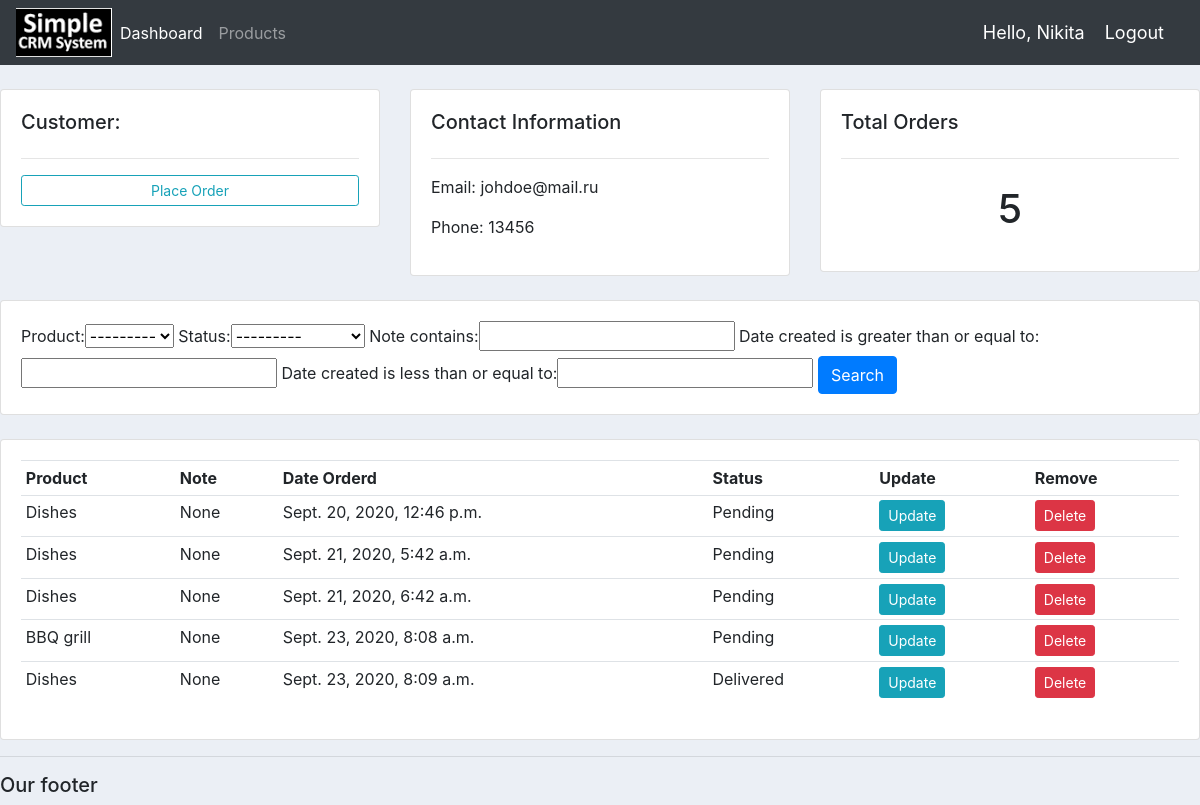
The app's page /customer/1/ (signed in) with its own data.
### crm_app/models.py (models this page shows, shortened)
class Customer(models.Model):
    user = models.OneToOneField(User, null = True, blank = True, on_delete = models.CASCADE)
    name = models.CharField(max_length = 200, null = True)
    phone = models.CharField(max_length = 200, null = True)
    email = models.CharField(max_length = 200, null = True)
    profile_pic = models.ImageField(default = "logo4.jpg", null = True, blank = True)
    date_created = models.DateTimeField(auto_now_add= True, null = True)

class Order(models.Model):
    STATUS = (
        ('Pending', 'Pending'),
        ('Out of delivery', 'Out of delivery'),
        ('Delivered', 'Delivered'),
        )
    customer = models.ForeignKey(Customer, null = True, on_delete = models.SET_NULL)
    product = models.ForeignKey(Product, null = True, on_delete = models.SET_NULL)
    date_created = models.DateTimeField(auto_now_add= True, null = True)
    status = models.CharField(max_length = 200, null = True, choices = STATUS)
    note = models.CharField(max_length= 1000, null =True)

class Product(models.Model):
    CATEGORY = (
        ('Indoor', 'Indoor'),
        ('Out Door', 'Out Door'),
        )
    name = models.CharField(max_length = 200, null = True)
    price = models.FloatField(null = True)
    category = models.CharField(max_length = 200, null = True, choices = CATEGORY)
    desciption = models.CharField(max_length = 200, null = True, blank = True)
    date_created = models.DateTimeField(auto_now_add= True, null = True)
    tags = models.ManyToManyField(Tag)
    def __str__(self):
        return self.name

### crm_app/decorators.py (the view)
        def wapper_func(request, *args, **kwargs):
            group = None
            if request.user.groups.exists():
                group = request.user.groups.all()[0].name
            if group in allowed_roles:
                return view_func(request, *args, **kwargs)
            else:
                return HttpResponse("You are not authorized to view this page")

### crm_app/views.py (called while the page is built)
@login_required(login_url = 'login')
@allowed_users(allowed_roles=['admin'])
def customer(request, pk_test):
    customer = Customer.objects.get(id = pk_test)
    orders = customer.order_set.all()
    order_count = orders.count()
    myFilter = OrderFilter(request.GET, queryset = orders)
    orders = myFilter.qs
    context = {'customer': customer, 'orders': orders, 'order_count': order_count,
    'myFilter': myFilter}
    return render(request,'crm_app/customer.html', context)

### crm_app/templates/crm_app/customer.html
{% extends 'crm_app/main.html' %}
{% block content %}
<br>
<div class="row">
	<div class="col-md">
		<div class="card card-body">
			<h5>Customer:</h5>
			<hr>
			<a class="btn btn-outline-info  btn-sm btn-block" href="{% url 'create_order' customer.id %}">Place Order</a>
		</div>
	</div>
	<div class="col-md">
		<div class="card card-body">
			<h5>Contact Information</h5>
			<hr>
			<p>Email: {{customer.email}}</p>
			<p>Phone: {{customer.phone}}</p>
		</div>
	</div>
	<div class="col-md">
		<div class="card card-body">
			<h5>Total Orders</h5>
			<hr>
			<h1 style="text-align: center;padding: 10px">{{order_count}}</h1>
		</div>
	</div>
</div>
<br>
<div class="row">
	<div class="col">
		<div class="card card-body">
			<form method="get">
				{{myFilter.form}}
		    <button class="btn btn-primary" type="submit">Search</button>
		  </form>
		</div>
	</div>
</div>
<br>
<div class="row">
	<div class="col-md">
		<div class="card card-body">
			<table class="table table-sm">
				<tr>
					<th>Product</th>
					<th>Note</th>
					<th>Date Orderd</th>
					<th>Status</th>
					<th>Update</th>
					<th>Remove</th>
				</tr>
				{% for order in orders %}
				<tr>
					<td>{{order.product}}</td>
					<td>{{order.note}}</td>
					<td>{{order.date_created}}</td>
					<td>{{order.status}}</td>
					<td><a class="btn btn-sm btn-info" href="{% url 'update_order' order.id %}">Update</a></td>
					<td><a class="btn btn-sm btn-danger" href="{% url 'delete_order' order.id %}">Delete</a></td>
				</tr>
				{%  endfor %}
			</table>
		</div>
	</div>
</div>
{% endblock %}

### crm_app/templates/crm_app/navbar.html (shortened to what this page needs)
{% load static %}
<nav class="navbar navbar-expand-lg navbar-dark bg-dark">
  <img src="{% static 'images/logo.png' %}">
    <div class="collapse navbar-collapse" id="navbarNav">
      <ul class="navbar-nav">
        {% if request.user.is_staff %}
        <li class="nav-item active">
          <a class="nav-link" href="{% url 'home' %}">Dashboard</a>
        </li>
        <li class="nav-item">
          <a class="nav-link" href="{% url 'products' %}">Products</a>
        </li>
        {% else %}
        <li class="nav-item">
         <a class="nav-link" href="{% url 'account' %}">Settings</a>
       </li>
        {% endif %}
      </ul>
    </div>
    <span class = "hello-msg">Hello, {{request.user}}</span>
    <span ><a class = "hello-msg" href = "{% url 'logout' %}">Logout</a></span>
  </nav>

### static/css/main.css (style rules this page uses)
body { background-color: #ebeff5; }

### crm_app/templates/crm_app/navbar.html (style rules this page uses)
.hello-msg { font-size: 18px; color: white; margin-right: 20px; }

### records on screen
Customer: email "johdoe@mail.ru", phone "13456"
Order: product "Dishes", note "None", date_created "Sept. 20, 2020, 12:46 p.m.", status "Pending"
Order: product "Dishes", note "None", date_created "Sept. 21, 2020, 5:42 a.m.", status "Pending"
Order: product "Dishes", note "None", date_created "Sept. 21, 2020, 6:42 a.m.", status "Pending"
Order: product "BBQ grill", note "None", date_created "Sept. 23, 2020, 8:08 a.m.", status "Pending"
Order: product "Dishes", note "None", date_created "Sept. 23, 2020, 8:09 a.m.", status "Delivered"

### other values on screen
{{ request.user }} "Nikita"
{{ order_count }} "5"
